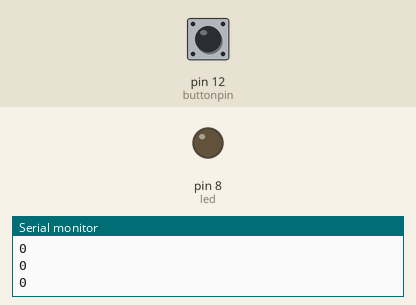
This sketch was run on a simulated Arduino Uno, built with avr-gcc and run on an emulated ATmega328P. On the bench: output pins drawn as LEDs (lit = HIGH), the last lines printed to the serial monitor. Inputs (shaded band) come from the test bench; at power-on: pin 12 (buttonpin) LOW.

Above: at 1.2 s.
1.3 s: pin 12 (buttonpin) pulled HIGH for 0.15 s
At 2.5 s:
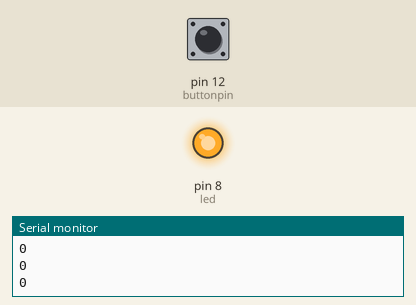
2.9 s: pin 12 (buttonpin) pulled HIGH for 1 s
At 4.0 s:
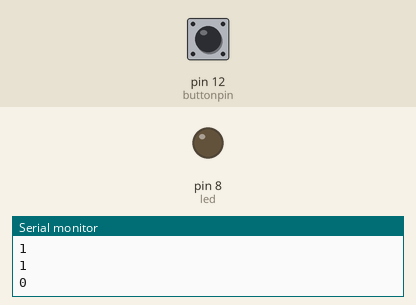
5.4 s: pin 12 (buttonpin) pulled HIGH for 3.2 s
At 6.0 s:
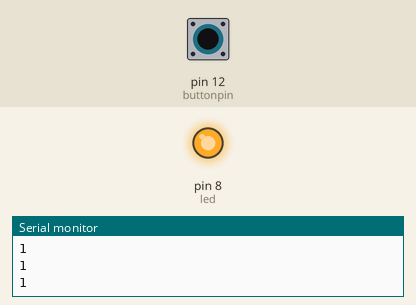
Timing chart, 0 to 8.4 s (numbered marks = the images above; inputs shaded):
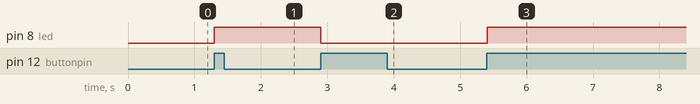

The sketch:

using_pushbuttons_as_toggleSwitch.ino
```cpp
int ledState=0;
int led=8;
int buttonpin=12;
int buttonNew;
int buttonOld=1;
int dt=100;

void setup() {
  // put your setup code here, to run once:
pinMode(led,OUTPUT);
pinMode(buttonpin,INPUT);
Serial.begin(9600);

}

void loop() {
  // put your main code here, to run repeatedly:
buttonNew=digitalRead(buttonpin);
Serial.println(buttonNew);

if(buttonOld==0 && buttonNew==1){
  if(ledState==0){
    digitalWrite(led,HIGH);
    ledState=1;
  }
  else{
    digitalWrite(led,LOW);
    ledState=0;
  }
}
buttonOld=buttonNew;
delay(dt);


}
```

Measured:
- after the input at 1.3 s, pin 8 (led): LOW → HIGH at once
- after the input at 2.9 s, pin 8 (led): HIGH → LOW at once
- after the input at 5.4 s, pin 8 (led): LOW → HIGH at once
